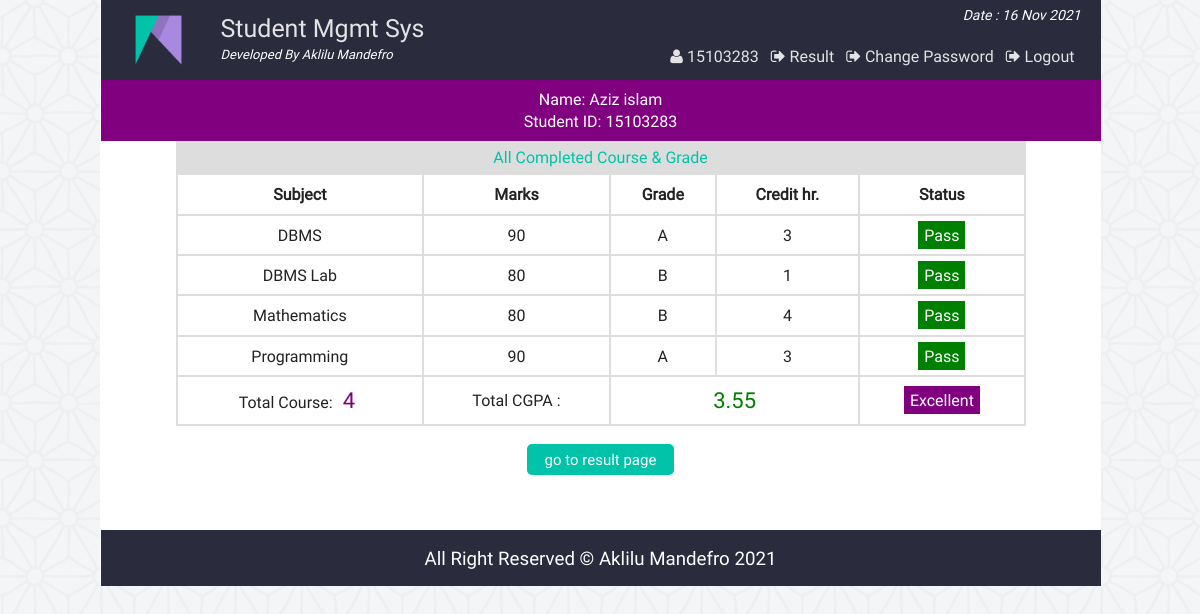
/view_single_cgpa.php?vr=15103283&vn=Aziz islam (signed in), run on the app's committed database.
### tables this page shows
CREATE TABLE `result` (
  `id` int(11) NOT NULL,
  `st_id` int(11) NOT NULL,
  `marks` int(5) NOT NULL,
  `sub` varchar(50) NOT NULL,
  `semester` varchar(20) NOT NULL
);

### php/functions.php (called while the page is built, shortened)
<?php
class login_registration_class{
	public function view_cgpa($stid){
		global $conn;
		$sql = "select * from result where st_id='$stid'";
		$result = $conn->query($sql);
		return $result;
	}
};
?>

### view_single_cgpa.php (the view, shortened to what this page needs)
<?php
	require "php/config.php";
	require_once "php/functions.php";
	$user = new login_registration_class();
	if(isset($_REQUEST['vr'])){
		$stid = $_REQUEST['vr'];
		$name = $_REQUEST['vn'];
	}
?>
<?php
include "php/headertop.php";
?>
<div class="all_student fix">
		<?php
		function credit_hour($x){
			if($x=="DBMS") return 3;
			elseif($x == "DBMS Lab") return 1;
			elseif($x == "Mathematics") return 4;
			elseif($x == "Programming") return 3;
			elseif($x == "Programming Lab") return 1;
			elseif($x == "English") return 4;
			elseif($x == "Physics") return 3;
			elseif($x == "Chemistry") return 3;
			elseif($x == "Psychology") return 3;
		}
		function grade_point($gd){
			if($gd<60) return 0;
			elseif($gd>=60 && $gd<70) return 1;
			elseif($gd>=70 && $gd<80) return 2;
			elseif($gd>=80 && $gd<90) return 3;
			elseif($gd>=90 && $gd<=100) return 4;
		}
		?>
	<div class="fix">
	<p style="text-align:center;color:#fff;background:purple;margin:0;padding:8px;"><?php echo "Name: ".$name."<br>Student ID: " . $stid; ?></p>
	</div>
<div  class="fix">
	<p style='text-align:center;background:#ddd;color:#01C3AA;padding:5px;width:84%;margin:0 auto'>All Completed Course & Grade</p>
</div>
	<?php
			$i=0;
			$ch = 0;
			$gp = 0;
				$get_result = $user->view_cgpa($stid);
				if($get_result && ($get_result->num_rows)>0){
			?>
				<table class="tab_two" style="text-align:center;width:85%;margin:0 auto">
					<th>Subject</th>
					<th>Marks</th>
					<th>Grade</th>
					<th>Credit hr.</th>
					<th>Status</th>
		<?php
				while($rows = $get_result->fetch_assoc()){
				$i++;
				$ch = $ch + credit_hour($rows['sub']);
		?>
			<tr>
				<td><?php echo $rows['sub']; ?></td>
				<td><?php echo $rows['marks']; ?></td>
				<td>
				<?php
					$mark = $rows['marks'];
					if($mark<60){echo "F";}
					elseif($mark>=60 && $mark<70){echo "D";}
					elseif($mark>=70 && $mark<80){echo "C";}
					elseif($mark>=80 && $mark<90){echo "B";}
					elseif($mark>=90 && $mark<=100){echo "A";}
					$gp = $gp + (credit_hour($rows['sub']) * grade_point($rows['marks']));
				?>
				</td>
				<td><?php echo credit_hour($rows['sub']); ?></td>
				<td>
				<?php
					$stat = $rows['marks'];
					if($stat<60){
						echo "<span style='background:red;padding:3px 11px;color:#fff;'>Fail</span>";
					}elseif($stat>=60 && $stat<70){
						echo "<span style='background:yellow'>Retake</span>";
					}else{
						echo "<span style='background:green;padding:3px 6px;color:#fff;'>Pass</span>";
					}
				?>
				</td>
			</tr>
			<?php } ?>
			<tr>
			<td><?php echo "Total Course: <span style='color:#800080;padding:3px 6px;font-size:22px'>".$i."</span>"; ?></td>
				<td colspan="1">Total CGPA : </td>
				<td colspan="2">
				<?php
				$sg = $gp/$ch;
				echo "<span style='color:green;padding:3px 6px;font-size:22px'>" . round($sg,2) . "</span>"; ?>
				</td>
				<td>
					<?php
						if($sg>=3.5){
							echo "<span style='background:purple;padding:3px 6px;color:#fff;'>Excellent";
						}elseif($sg>=3.0 && $sg<3.5){
							echo "<span style='background:green;padding:3px 6px;color:#fff;'>Good";
						}elseif($sg>=2.5 && $sg<3.0){
							echo "<span style='background:gray;padding:3px 6px;color:#fff;'>Average";
						}else{
							echo "<span style='background:red;padding:3px 6px;color:#fff;'>Probation";
						}
					?>
				</td>
			</tr>
		</table>
		<?php
			}
			else{
				echo  "<p style='color:red;text-align:center'>Nothing Found</p>";
				}
		?>
		<div class="back fix">
			<p style="text-align:center"><a href="view_single_result.php?vr=<?php echo $stid?>&vn=<?php echo $name?>"><button class="editbtn">go to result page</button></a></p>
		</div>
</div>
<?php include "php/footerbottom.php";?>

### css/main.css (style rules this page uses)
html { color: #222; font-size: 1em; line-height: 1.4; }
a { text-decoration:none; }
.fix { overflow:hidden; }
body { font-family:roboto !important; background:url(../img/ptrn.png) repeat fixed; }
.st_reg th, td { padding: 8px; }
.editbtn { background-color: #01C3AA; border: none; border-radius:5px; color: white; padding: 5px 18px; text-align: center; text-decoration: none; display: inline-block; font-size: 15px; margin: 2px 1px; cursor: pointer; }
.all_student { min-height:450px; }
table.att_tab tr,td,th { border:2px solid #ddd; border-collapse:collapse; padding:8px; }

### data on the page
result: sub "DBMS", marks "90", shows "A", sub "3", shows "Pass"
result: sub "DBMS Lab", marks "80", sub "1", shows "Pass"
result: sub "Mathematics", marks "80", shows "B", sub "4", shows "Pass"
result: sub "Programming", marks "90", shows "A", sub "3", shows "Pass"

### other printed values
$sid "15103283"
$name "Aziz islam"
$stid "15103283"
$i "4"
$sg "3.55"
